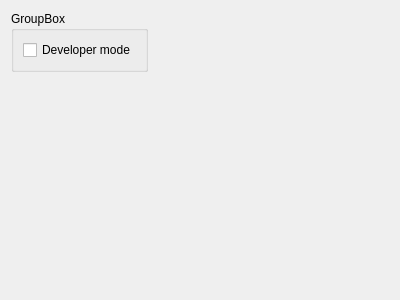
<?xml version="1.0" encoding="UTF-8"?>
<ui version="4.0">
 <class>MiscellanousPage</class>
 <widget class="QWidget" name="MiscellanousPage">
  <property name="geometry">
   <rect>
    <x>0</x>
    <y>0</y>
    <width>400</width>
    <height>300</height>
   </rect>
  </property>
  <property name="windowTitle">
   <string>Form</string>
  </property>
  <layout class="QVBoxLayout" name="verticalLayout">
   <item>
    <layout class="QFormLayout" name="formLayout">
     <item row="1" column="0">
      <widget class="QGroupBox" name="groupBox">
       <property name="title">
        <string>GroupBox</string>
       </property>
       <layout class="QVBoxLayout" name="verticalLayout_2">
        <item>
         <widget class="QCheckBox" name="dev_mode_checkBox">
          <property name="text">
           <string>Developer mode</string>
          </property>
         </widget>
        </item>
       </layout>
      </widget>
     </item>
    </layout>
   </item>
  </layout>
 </widget>
 <resources/>
 <connections/>
</ui>
